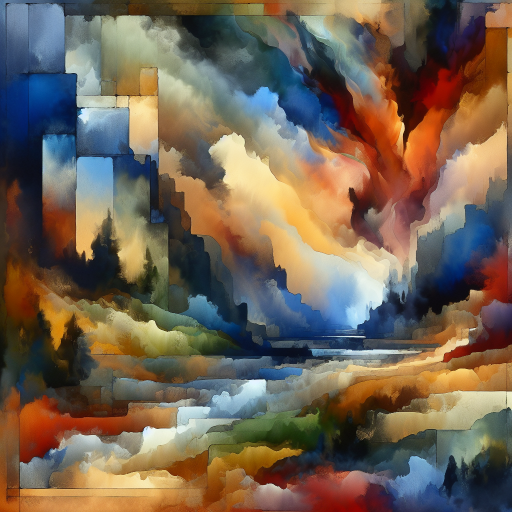
#> input picture images/values/adventure.png, 1024 x 1024 px (shown at 1/2 size)
$ python -i generate_watercolor_values.py   (imports and definitions only)
#> lines starting #> are read from the running program, lines starting #| are printed output that depends on the picture
#!/usr/bin/env python3
"""
Generate warm, professional watercolor-style illustrations for value cards
Following the "Watercolor Warmth" design philosophy
"""

from PIL import Image, ImageDraw, ImageFilter
import math
import random

# Warm watercolor palette - Core Values Recovery inspired
COLORS = {
    'navy_warm': [(45, 90, 159), (74, 111, 165), (60, 85, 140)],  # Warm navy blues
    'gold_warm': [(212, 170, 76), (230, 193, 102), (240, 214, 140)],  # Rich golds/ambers
    'peach': [(245, 200, 180), (255, 220, 200), (250, 210, 190)],  # Soft peaches
    'cream': [(255, 250, 240), (250, 245, 235), (245, 240, 230)],  # Warm creams
    'terracotta': [(200, 140, 110), (210, 150, 120), (220, 160, 130)],  # Gentle terracotta
}

SIZE = 300
CENTER = SIZE // 2
OUT = "images/values"

# [49 lines left out: functions create_watercolor_base, add_watercolor_circle, add_watercolor_brushstroke, not called in this run]

def add_watercolor_wash(img, points, color_family, alpha=100):
    """Add organic watercolor wash shape"""
    layer = Image.new('RGBA', (SIZE, SIZE), (255, 255, 255, 0))
    draw = ImageDraw.Draw(layer)

    colors = COLORS[color_family]
    # Multiple layers for depth
    for i in range(2):
        color = random.choice(colors)
        alpha_val = alpha - i * 30
        draw.polygon(points, fill=(*color, alpha_val))

    layer = layer.filter(ImageFilter.GaussianBlur(radius=5))
    img.paste(layer, (0, 0), layer)
    return img

# Value-specific watercolor compositions
# [5 lines left out: function achievement_wc, not called in this run]

def adventure_wc(img):
    """Flowing path"""
    points = []
    for i in range(8):
        angle = math.radians(i * 45)
        r = 80 + math.sin(i) * 20
        points.append((CENTER + r * math.cos(angle), CENTER + r * math.sin(angle)))
    add_watercolor_wash(img, points, 'navy_warm', 100)
    add_watercolor_circle(img, CENTER, CENTER-40, 20, 'gold_warm', (120, 180))
    return img

# [183 lines left out: functions authenticity_wc, balance_wc, beauty_wc, compassion_wc, connection_wc, courage_wc and 19 more, not called in this run]

# Map all 66 values to functions
VALUE_FUNCTIONS = {
    'achievement': achievement_wc, 'adventure': adventure_wc, 'authenticity': authenticity_wc,
    'authority': lambda img: add_watercolor_circle(img, CENTER, CENTER, 70, 'navy_warm', (100, 150)) or add_watercolor_circle(img, CENTER, CENTER, 45, 'gold_warm', (70, 110)) or img,
    'autonomy': lambda img: add_watercolor_circle(img, CENTER, CENTER, 65, 'navy_warm', (90, 140)) or add_watercolor_circle(img, CENTER, CENTER, 25, 'gold_warm', (140, 200)) or img,
    'balance': balance_wc, 'beauty': beauty_wc,
    'boldness': lambda img: add_watercolor_brushstroke(img, (90, 90), (210, 210), 30, 'gold_warm', 140) or img,
    'challenge': lambda img: add_watercolor_wash(img, [(CENTER, 70), (110, 190), (190, 190)], 'navy_warm', 120) or add_watercolor_circle(img, CENTER, 80, 20, 'gold_warm', (150, 200)) or img,
    'citizenship': lambda img: add_watercolor_circle(img, CENTER, CENTER, 70, 'navy_warm', (70, 110)) or add_watercolor_circle(img, CENTER, CENTER, 20, 'gold_warm', (150, 200)) or img,
    'compassion': compassion_wc, 'community': lambda img: sum([add_watercolor_circle(img, int(CENTER + 65 * math.cos(math.radians(72*i-90))), int(CENTER + 65 * math.sin(math.radians(72*i-90))), 28, 'navy_warm' if i < 3 else 'peach') for i in range(5)], img),
    'competency': lambda img: add_watercolor_wash(img, [(CENTER, 80), (210, CENTER), (CENTER, 220), (90, CENTER)], 'navy_warm', 110) or add_watercolor_circle(img, CENTER, CENTER, 18, 'gold_warm', (150, 200)) or img,
    'connection': connection_wc, 'contribution': lambda img: add_watercolor_circle(img, CENTER, CENTER, 65, 'navy_warm', (80, 120)) or add_watercolor_brushstroke(img, (CENTER, 110), (CENTER, 190), 10, 'gold_warm', 130) or add_watercolor_brushstroke(img, (110, CENTER), (190, CENTER), 10, 'gold_warm', 130) or img,
    'courage': courage_wc, 'creativity': creativity_wc,
    'curiosity': lambda img: add_watercolor_circle(img, CENTER, 160, 70, 'navy_warm', (80, 120)) or add_watercolor_circle(img, CENTER, 80, 18, 'gold_warm', (150, 200)) or img,
    'determination': lambda img: add_watercolor_wash(img, [(100, CENTER), (CENTER, 90), (200, CENTER), (CENTER, 210)], 'navy_warm', 120) or add_watercolor_wash(img, [(CENTER-15, CENTER), (CENTER, CENTER-35), (CENTER+15, CENTER)], 'gold_warm', 150) or img,
    'fairness': lambda img: add_watercolor_brushstroke(img, (100, 150), (200, 150), 14, 'navy_warm', 130) or add_watercolor_circle(img, 100, 150, 12, 'gold_warm', (150, 200)) or add_watercolor_circle(img, 200, 150, 12, 'gold_warm', (150, 200)) or img,
    'faith': faith_wc, 'fame': lambda img: sum([add_watercolor_brushstroke(img, (CENTER, CENTER), (CENTER + 85 * math.cos(math.radians(45*i)), CENTER + 85 * math.sin(math.radians(45*i))), 8, 'gold_warm' if i%2==0 else 'navy_warm', 110) for i in range(8)], img),
    'freedom': freedom_wc, 'friendships': lambda img: add_watercolor_circle(img, 110, 140, 35, 'navy_warm') or add_watercolor_circle(img, 190, 140, 35, 'gold_warm') or img,
    'fun': lambda img: add_watercolor_circle(img, CENTER, 150, 65, 'gold_warm', (90, 130)) or add_watercolor_circle(img, 135, 135, 12, 'navy_warm', (150, 200)) or add_watercolor_circle(img, 165, 135, 12, 'navy_warm', (150, 200)) or img,
    'generosity': lambda img: add_watercolor_circle(img, CENTER, CENTER, 70, 'navy_warm', (80, 120)) or sum([add_watercolor_circle(img, int(CENTER + 75 * math.cos(math.radians(a))), int(CENTER + 75 * math.sin(math.radians(a))), 18, 'gold_warm', (130, 180)) for a in [0, 90, 180, 270]], img),
    'gratitude': gratitude_wc, 'growth': growth_wc, 'happiness': happiness_wc,
    'honesty': lambda img: add_watercolor_circle(img, CENTER, CENTER, 70, 'navy_warm', (80, 120)) or add_watercolor_circle(img, CENTER, CENTER, 35, 'gold_warm', (110, 160)) or img,
    'hope': hope_wc, 'humility': lambda img: add_watercolor_circle(img, CENTER, CENTER, 60, 'navy_warm', (70, 110)) or add_watercolor_circle(img, CENTER, CENTER+45, 18, 'gold_warm', (140, 200)) or img,
    'integrity': integrity_wc, 'joy': joy_wc, 'justice': lambda img: add_watercolor_brushstroke(img, (CENTER, 100), (CENTER, 200), 18, 'navy_warm', 130) or add_watercolor_brushstroke(img, (120, 130), (180, 130), 14, 'gold_warm', 130) or img,
    'kindness': kindness_wc, 'knowledge': lambda img: add_watercolor_circle(img, CENTER, CENTER, 75, 'navy_warm', (70, 110)) or sum([add_watercolor_brushstroke(img, (125, 115+i*25), (175, 115+i*25), 6, 'gold_warm', 120) for i in range(4)], img),
    'love': love_wc, 'loyalty': lambda img: add_watercolor_circle(img, CENTER, CENTER, 65, 'navy_warm', (100, 150)) or add_watercolor_wash(img, [(CENTER, CENTER), (CENTER-18, CENTER-40), (CENTER+18, CENTER-40)], 'gold_warm', 150) or img,
    'meaningful-work': lambda img: add_watercolor_circle(img, 120, 160, 50, 'navy_warm', (100, 140)) or add_watercolor_circle(img, 180, 160, 50, 'navy_warm', (100, 140)) or add_watercolor_wash(img, [(CENTER, 90), (CENTER-45, 130), (CENTER+45, 130)], 'gold_warm', 140) or img,
    'openness': lambda img: add_watercolor_circle(img, CENTER, CENTER, 75, 'navy_warm', (60, 100)) or add_watercolor_wash(img, [(200, CENTER), (215, CENTER-12), (225, CENTER), (215, CENTER+12)], 'gold_warm', 150) or img,
    'optimism': lambda img: add_watercolor_circle(img, CENTER, CENTER, 70, 'gold_warm', (80, 120)) or add_watercolor_circle(img, 135, 125, 12, 'navy_warm', (150, 200)) or add_watercolor_circle(img, 165, 125, 12, 'navy_warm', (150, 200)) or add_watercolor_brushstroke(img, (130, 165), (170, 165), 8, 'navy_warm', 130) or img,
    'peace': peace_wc, 'perseverance': resilience_wc,
    'pleasure': lambda img: sum([add_watercolor_circle(img, int(CENTER + 65 * math.cos(math.radians(72*i-90))), int(CENTER + 65 * math.sin(math.radians(72*i-90))), 25, 'gold_warm' if i%2==0 else 'peach') for i in range(5)], add_watercolor_circle(img, CENTER, CENTER, 30, 'navy_warm')),
    'poise': lambda img: add_watercolor_brushstroke(img, (CENTER, 90), (CENTER, 210), 14, 'navy_warm', 130) or add_watercolor_circle(img, CENTER, 180, 35, 'gold_warm', (90, 140)) or img,
    'popularity': lambda img: add_watercolor_circle(img, CENTER, CENTER, 30, 'gold_warm', (130, 180)) or sum([add_watercolor_circle(img, int(CENTER + 75 * math.cos(math.radians(60*i))), int(CENTER + 75 * math.sin(math.radians(60*i))), 20, 'navy_warm', (70, 110)) for i in range(6)], img),
    'purpose': purpose_wc, 'recognition': lambda img: sum([add_watercolor_circle(img, *[(CENTER, 95), (170, 130), (155, 185), (CENTER, 160), (145, 185), (130, 130)][i], 22, 'gold_warm' if i < 4 else 'navy_warm', (110, 160)) for i in range(6)], img),
    'religion': lambda img: add_watercolor_brushstroke(img, (CENTER, 80), (CENTER, 200), 16, 'navy_warm', 130) or add_watercolor_brushstroke(img, (120, 120), (180, 120), 16, 'navy_warm', 130) or add_watercolor_circle(img, CENTER, 95, 35, 'gold_warm', (80, 130)) or img,
    'reputation': lambda img: add_watercolor_circle(img, CENTER, CENTER, 70, 'navy_warm', (70, 110)) or sum([add_watercolor_circle(img, int(CENTER + 80 * math.cos(math.radians(i-90))), int(CENTER + 80 * math.sin(math.radians(i-90))), 12, 'gold_warm', (140, 200)) for i in [0, 72, 144, 216, 288]], img),
    'resilience': resilience_wc, 'respect': respect_wc, 'responsibility': lambda img: add_watercolor_circle(img, CENTER, CENTER, 70, 'navy_warm', (80, 120)) or add_watercolor_circle(img, CENTER, CENTER, 20, 'gold_warm', (150, 200)) or img,
    'security': lambda img: add_watercolor_circle(img, CENTER, 120, 75, 'navy_warm', (90, 140)) or add_watercolor_circle(img, CENTER, 165, 15, 'gold_warm', (150, 200)) or img,
    'self-care': lambda img: add_watercolor_circle(img, CENTER, CENTER, 75, 'navy_warm', (70, 110)) or add_watercolor_circle(img, CENTER, CENTER, 50, 'peach', (60, 100)) or add_watercolor_circle(img, CENTER, CENTER, 25, 'gold_warm', (130, 180)) or img,
    'self-respect': lambda img: add_watercolor_circle(img, CENTER, CENTER, 70, 'navy_warm', (80, 120)) or add_watercolor_brushstroke(img, (CENTER, 120), (CENTER, 180), 12, 'gold_warm', 140) or add_watercolor_circle(img, CENTER, 115, 20, 'gold_warm', (130, 180)) or img,
    'service': service_wc, 'spirituality': spirituality_wc,
    'stability': lambda img: add_watercolor_circle(img, CENTER, 185, 60, 'navy_warm', (100, 150)) or add_watercolor_wash(img, [(CENTER, 100), (120, 175), (180, 175)], 'gold_warm', 140) or img,
    'status': lambda img: add_watercolor_wash(img, [(CENTER, 80), (180, 190), (120, 190)], 'gold_warm', 130) or add_watercolor_circle(img, CENTER, 100, 25, 'navy_warm', (140, 200)) or img,
    'success': lambda img: sum([add_watercolor_circle(img, *[(CENTER, 95), (170, 130), (155, 185), (CENTER, 160), (145, 185), (130, 130)][i], 20, 'gold_warm' if i != 5 else 'navy_warm', (110, 160)) for i in range(6)], img),
    'trust': trust_wc, 'trustworthiness': lambda img: add_watercolor_circle(img, CENTER, CENTER, 70, 'navy_warm', (80, 120)) or add_watercolor_wash(img, [(CENTER-35, CENTER), (CENTER-12, CENTER+35), (CENTER+45, CENTER-45)], 'gold_warm', 140) or img,
    'wealth': lambda img: add_watercolor_wash(img, [(CENTER, 100), (170, CENTER), (CENTER, 200), (130, CENTER)], 'gold_warm', 120) or sum([add_watercolor_circle(img, int(CENTER + 55 * math.cos(math.radians(a+45))), int(CENTER + 55 * math.sin(math.radians(a+45))), 15, 'navy_warm', (120, 170)) for a in [0, 90, 180, 270]], img),
    'wisdom': wisdom_wc,
}

# [11 lines left out: function generate_all_watercolor, not called in this run]

# [3 lines not run here, left out]

>>> import cv2
>>> picture = cv2.imread('images/values/adventure.png', cv2.IMREAD_GRAYSCALE)
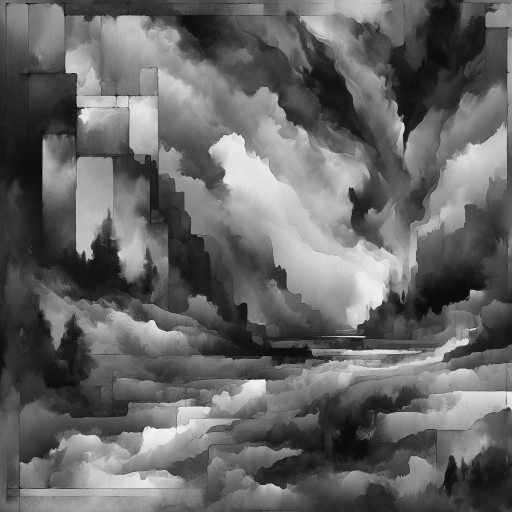
#> picture: shape (1024, 1024) (shown at 1/2 size); min 0, max 255, mean 101.8
>>> result = adventure_wc(picture)
#> in add_watercolor_wash, `layer = layer.filter(ImageFilter.GaussianBlur(radius=5))`:
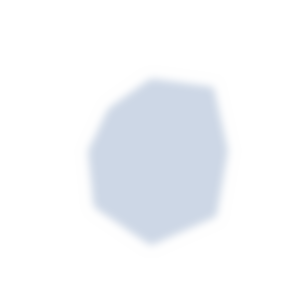
#> layer: PIL image 300x300 RGBA; mean R, G, B, A 216.5, 224.3, 235.8, 14.9; transparent parts drawn white
#> (the run stopped early here; a loop or call above may not have finished)

$ run again, on images/values/authenticity.png
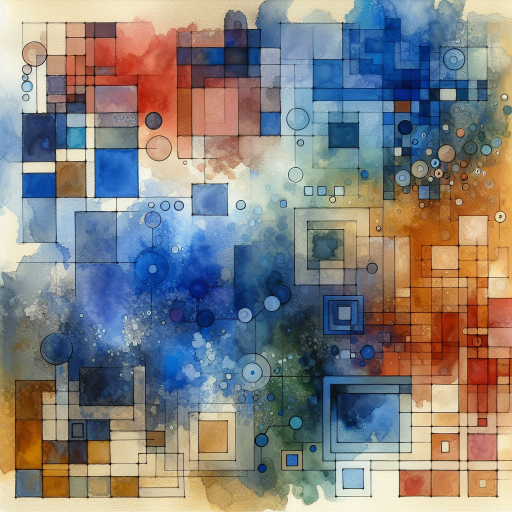
#> input picture images/values/authenticity.png, 1024 x 1024 px (shown at 1/2 size)
#> `picture = cv2.imread('images/values/adventure.png', cv2.IMREAD_GRAYSCA..`:
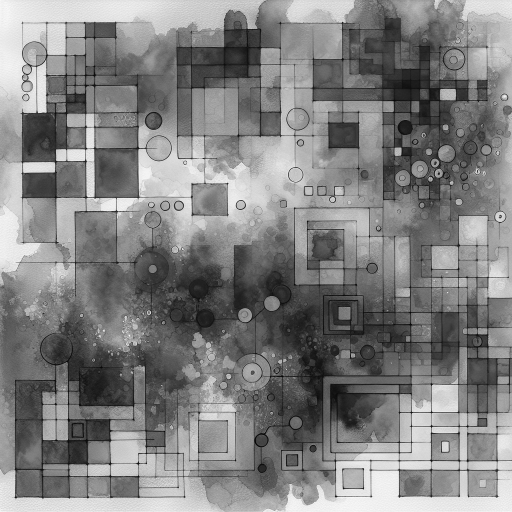
#> picture: shape (1024, 1024) (shown at 1/2 size); min 0, max 253, mean 128.9

$ run again, on images/values/balance.png
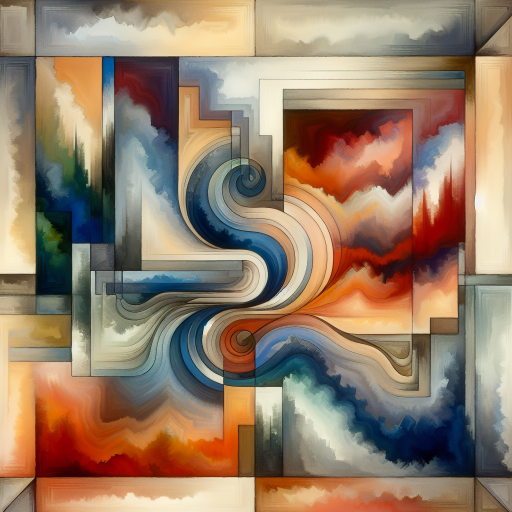
#> input picture images/values/balance.png, 1024 x 1024 px (shown at 1/2 size)
#> `picture = cv2.imread('images/values/adventure.png', cv2.IMREAD_GRAYSCA..`:
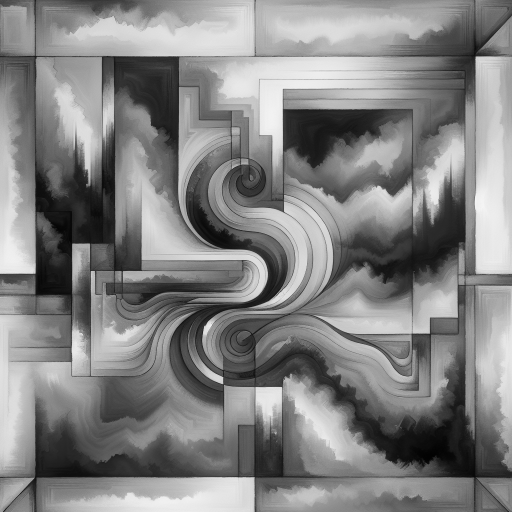
#> picture: shape (1024, 1024) (shown at 1/2 size); min 0, max 248, mean 130.6
